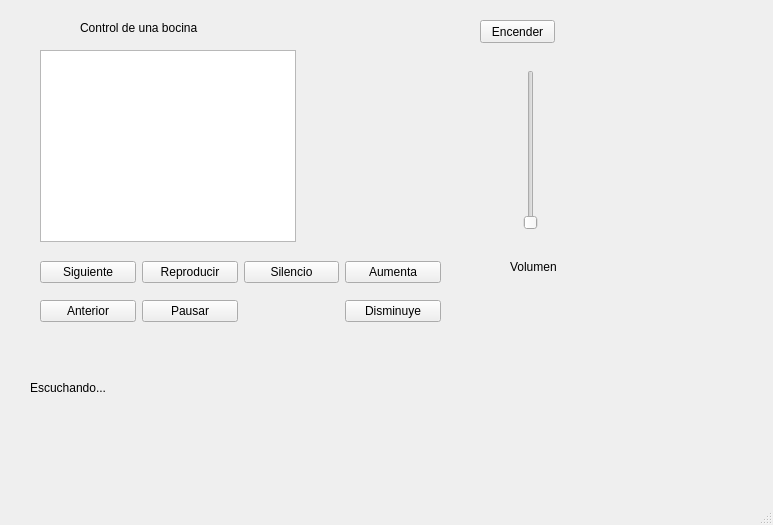
<?xml version="1.0" encoding="UTF-8"?>
<ui version="4.0">
 <class>MainWindow</class>
 <widget class="QMainWindow" name="MainWindow">
  <property name="geometry">
   <rect>
    <x>0</x>
    <y>0</y>
    <width>773</width>
    <height>525</height>
   </rect>
  </property>
  <property name="windowTitle">
   <string>MainWindow</string>
  </property>
  <widget class="QWidget" name="centralwidget">
   <widget class="QSlider" name="slider_Volumen">
    <property name="geometry">
     <rect>
      <x>520</x>
      <y>70</y>
      <width>22</width>
      <height>160</height>
     </rect>
    </property>
    <property name="orientation">
     <enum>Qt::Vertical</enum>
    </property>
   </widget>
   <widget class="QLabel" name="label_2">
    <property name="geometry">
     <rect>
      <x>510</x>
      <y>260</y>
      <width>47</width>
      <height>13</height>
     </rect>
    </property>
    <property name="text">
     <string>Volumen</string>
    </property>
   </widget>
   <widget class="QLabel" name="label_3">
    <property name="geometry">
     <rect>
      <x>30</x>
      <y>380</y>
      <width>91</width>
      <height>16</height>
     </rect>
    </property>
    <property name="text">
     <string>Escuchando...</string>
    </property>
   </widget>
   <widget class="QPushButton" name="btn_Encender">
    <property name="geometry">
     <rect>
      <x>480</x>
      <y>20</y>
      <width>75</width>
      <height>23</height>
     </rect>
    </property>
    <property name="text">
     <string>Encender</string>
    </property>
   </widget>
   <widget class="QLabel" name="label_4">
    <property name="geometry">
     <rect>
      <x>80</x>
      <y>20</y>
      <width>191</width>
      <height>16</height>
     </rect>
    </property>
    <property name="text">
     <string>Control de una bocina</string>
    </property>
   </widget>
   <widget class="QWidget" name="gridLayoutWidget">
    <property name="geometry">
     <rect>
      <x>40</x>
      <y>250</y>
      <width>401</width>
      <height>83</height>
     </rect>
    </property>
    <layout class="QGridLayout" name="gridLayout">
     <item row="0" column="0">
      <widget class="QPushButton" name="btn_Siguiente">
       <property name="text">
        <string>Siguiente</string>
       </property>
      </widget>
     </item>
     <item row="1" column="0">
      <widget class="QPushButton" name="btn_Anterior">
       <property name="text">
        <string>Anterior</string>
       </property>
      </widget>
     </item>
     <item row="0" column="1">
      <widget class="QPushButton" name="btn_Reproducir">
       <property name="text">
        <string>Reproducir</string>
       </property>
      </widget>
     </item>
     <item row="0" column="3">
      <widget class="QPushButton" name="btn_Aumenta">
       <property name="text">
        <string>Aumenta</string>
       </property>
      </widget>
     </item>
     <item row="1" column="3">
      <widget class="QPushButton" name="btn_Disminuye">
       <property name="text">
        <string>Disminuye</string>
       </property>
      </widget>
     </item>
     <item row="1" column="1">
      <widget class="QPushButton" name="btn_Pausar">
       <property name="text">
        <string>Pausar</string>
       </property>
      </widget>
     </item>
     <item row="0" column="2">
      <widget class="QPushButton" name="btn_Silencio">
       <property name="text">
        <string>Silencio</string>
       </property>
      </widget>
     </item>
    </layout>
   </widget>
   <widget class="QListWidget" name="listWidget">
    <property name="geometry">
     <rect>
      <x>40</x>
      <y>50</y>
      <width>256</width>
      <height>192</height>
     </rect>
    </property>
   </widget>
  </widget>
  <widget class="QMenuBar" name="menubar">
   <property name="geometry">
    <rect>
     <x>0</x>
     <y>0</y>
     <width>773</width>
     <height>21</height>
    </rect>
   </property>
  </widget>
  <widget class="QStatusBar" name="statusbar"/>
 </widget>
 <resources/>
 <connections/>
</ui>
